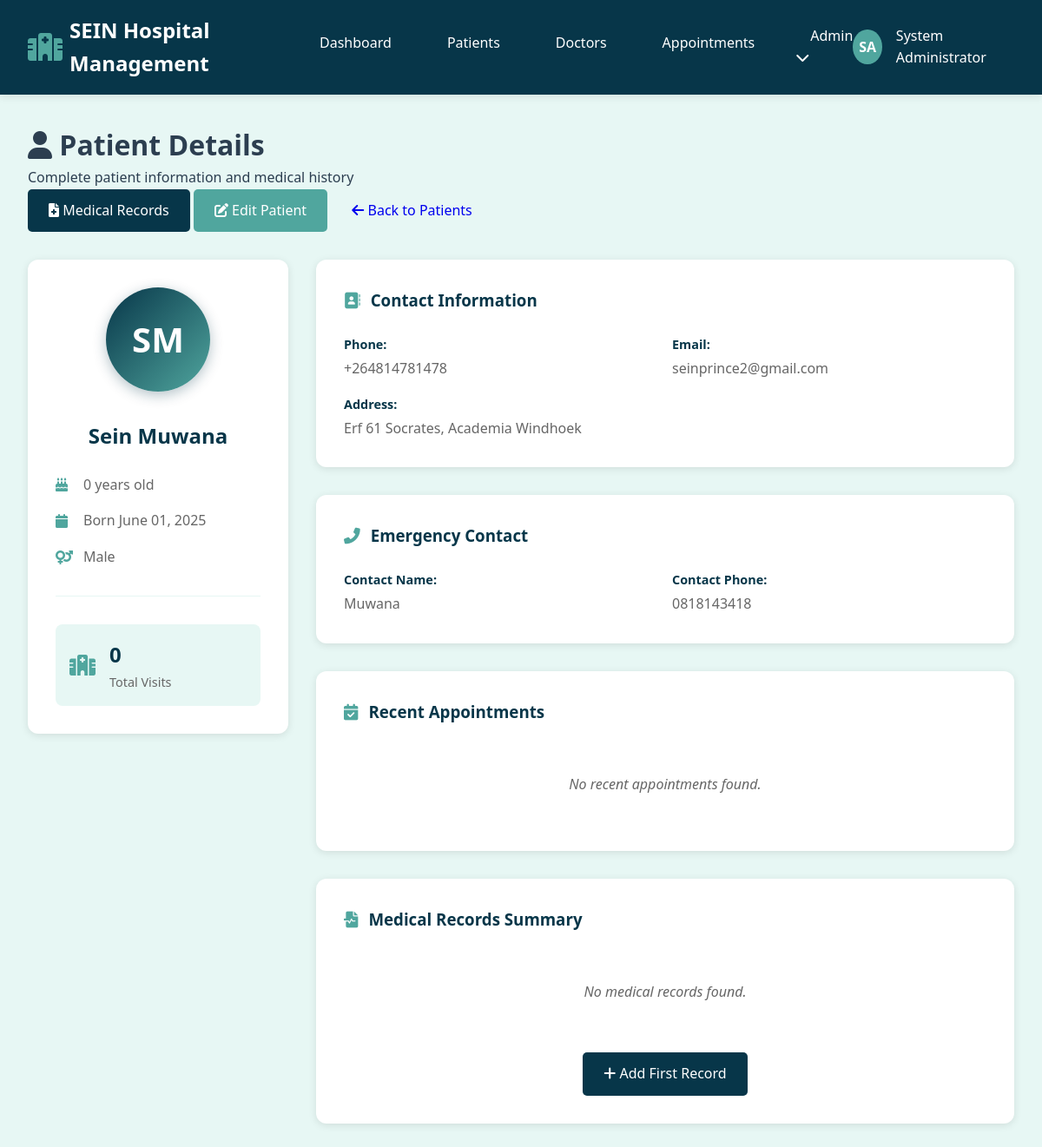
The page /patients/1 (signed in) on the database as committed earlier.
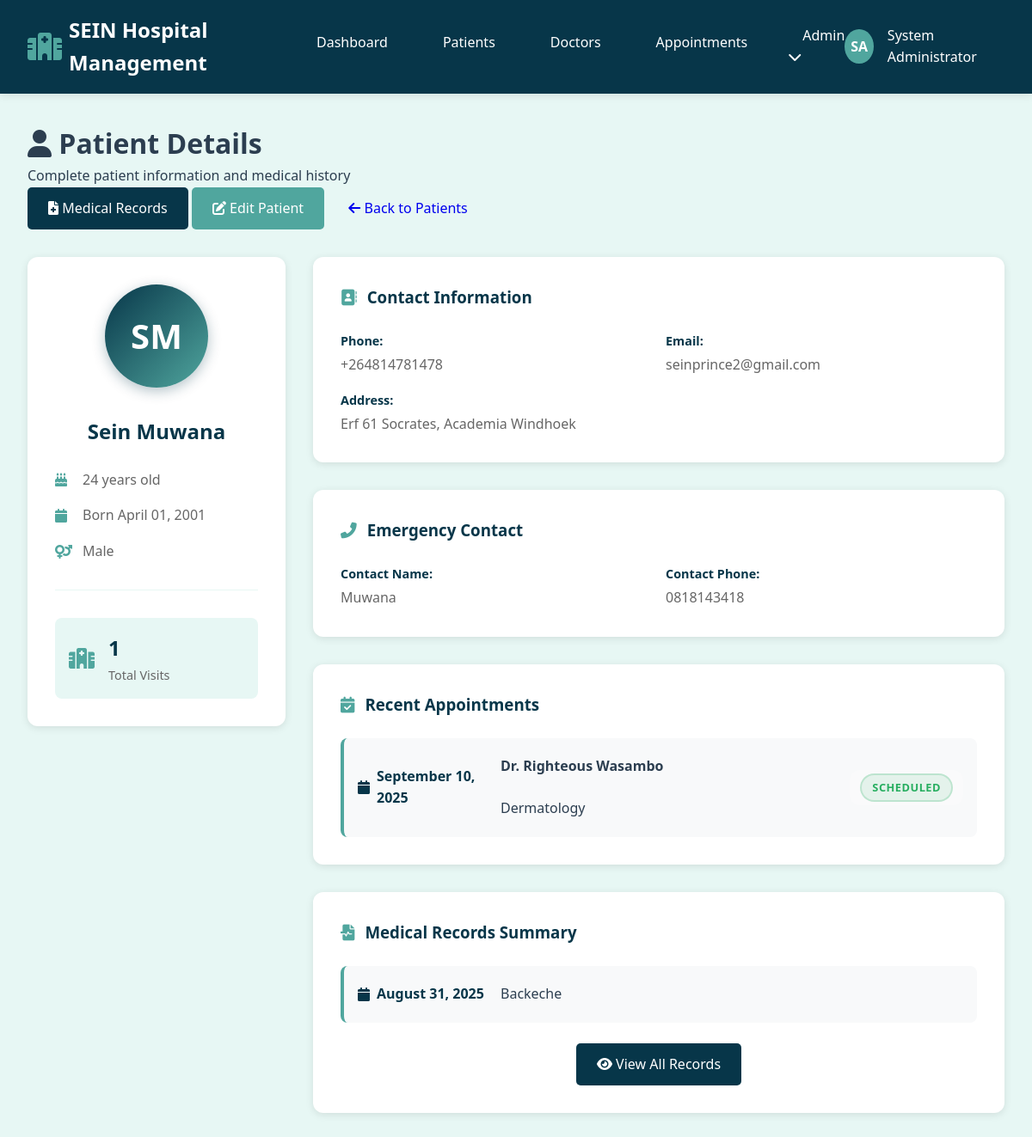
The same page on the database as committed later.
### hospital/app.py (models this page shows)
class Patient(db.Model):
    id = db.Column(db.Integer, primary_key=True)
    first_name = db.Column(db.String(50), nullable=False)
    last_name = db.Column(db.String(50), nullable=False)
    date_of_birth = db.Column(db.Date, nullable=False)
    gender = db.Column(db.String(10), nullable=False)
    phone = db.Column(db.String(20))
    email = db.Column(db.String(100))
    address = db.Column(db.Text)
    emergency_contact = db.Column(db.String(100))
    emergency_phone = db.Column(db.String(20))
    created_at = db.Column(db.DateTime, default=datetime.utcnow)
    appointments = db.relationship('Appointment', backref='patient_ref', lazy=True)
    medical_records = db.relationship('MedicalRecord', backref='patient_ref', lazy=True)
    @property
    def age(self):
        today = date.today()
        return today.year - self.date_of_birth.year - ((today.month, today.day) < (self.date_of_birth.month, self.date_of_birth.day))
    @property
    def admission_count(self):
        return len(self.appointments)

class Appointment(db.Model):
    id = db.Column(db.Integer, primary_key=True)
    patient_id = db.Column(db.Integer, db.ForeignKey('patient.id'), nullable=False)
    doctor_id = db.Column(db.Integer, db.ForeignKey('doctor.id'), nullable=False)
    appointment_date = db.Column(db.Date, nullable=False)
    appointment_time = db.Column(db.Time, nullable=False)
    diagnosis = db.Column(db.Text)
    notes = db.Column(db.Text)
    status = db.Column(db.String(20), default='scheduled')  # scheduled, completed, cancelled
    created_at = db.Column(db.DateTime, default=datetime.utcnow)

class Doctor(db.Model):
    id = db.Column(db.Integer, primary_key=True)
    first_name = db.Column(db.String(50), nullable=False)
    last_name = db.Column(db.String(50), nullable=False)
    phone = db.Column(db.String(20))
    email = db.Column(db.String(100))
    specialization_id = db.Column(db.Integer, db.ForeignKey('specialization.id'), nullable=False)
    license_number = db.Column(db.String(50), unique=True)
    created_at = db.Column(db.DateTime, default=datetime.utcnow)
    appointments = db.relationship('Appointment', backref='doctor_ref', lazy=True)

class Specialization(db.Model):
    id = db.Column(db.Integer, primary_key=True)
    name = db.Column(db.String(100), unique=True, nullable=False)
    doctors = db.relationship('Doctor', backref='specialization_ref', lazy=True)

class MedicalRecord(db.Model):
    id = db.Column(db.Integer, primary_key=True)
    patient_id = db.Column(db.Integer, db.ForeignKey('patient.id'), nullable=False)
    diagnosis = db.Column(db.String(200), nullable=False)
    description = db.Column(db.Text)
    file_path = db.Column(db.String(255))
    file_name = db.Column(db.String(255))
    record_date = db.Column(db.Date, nullable=False)
    created_at = db.Column(db.DateTime, default=datetime.utcnow)

### hospital/app.py (the view)
@app.route('/patients/<int:patient_id>')
def patient_detail(patient_id):
    if 'user_id' not in session:
        return redirect(url_for('login'))
    patient = Patient.query.get_or_404(patient_id)
    recent_appointments = Appointment.query.filter_by(patient_id=patient_id)\
                                         .order_by(Appointment.appointment_date.desc())\
                                         .limit(5).all()
    recent_records = MedicalRecord.query.filter_by(patient_id=patient_id)\
                                       .order_by(MedicalRecord.record_date.desc())\
                                       .limit(5).all()
    return render_template('patients/detail.html',
                         patient=patient,
                         recent_appointments=recent_appointments,
                         recent_records=recent_records)

### hospital/templates/patients/detail.html (shortened to what the changed rows need)
{% extends "base.html" %}
{% block content %}
<div class="page-header">
    <div class="page-title">
        <h1><i class="fas fa-user"></i> Patient Details</h1>
    </div>
</div>
<div class="patient-profile">
    <div class="patient-sidebar">
        <div class="patient-avatar-large">
            <div class="avatar-circle-large">
                {{ patient.first_name[0] }}{{ patient.last_name[0] }}
            </div>
        </div>
        <div class="patient-basic-info">
            <h2>{{ patient.first_name }} {{ patient.last_name }}</h2>
            <div class="info-item">
                <i class="fas fa-birthday-cake"></i>
                <span>{{ patient.age }} years old</span>
            </div>
            <div class="info-item">
                <i class="fas fa-calendar"></i>
                <span>Born {{ patient.date_of_birth.strftime('%B %d, %Y') }}</span>
            </div>
            <div class="info-item">
                <i class="fas fa-venus-mars"></i>
                <span>{{ patient.gender }}</span>
            </div>
            <div class="admission-stats">
                <div class="stat-card">
                    <div>
                        <h3>{{ patient.admission_count }}</h3>
                        <p>Total Visits</p>
                    </div>
                </div>
            </div>
        </div>
    </div>
    <div class="patient-main-content">
        <div class="info-sections">
            <div class="info-section">
                <div class="info-grid">
                    <div class="info-item">
                        <label>Phone:</label>
                        <span>{{ patient.phone or 'Not provided' }}</span>
                    </div>
                    <div class="info-item">
                        <label>Email:</label>
                        <span>{{ patient.email or 'Not provided' }}</span>
                    </div>
                    <div class="info-item full-width">
                        <label>Address:</label>
                        <span>{{ patient.address or 'Not provided' }}</span>
                    </div>
                </div>
            </div>
            <div class="info-section">
                <div class="info-grid">
                    <div class="info-item">
                        <label>Contact Name:</label>
                        <span>{{ patient.emergency_contact or 'Not provided' }}</span>
                    </div>
                    <div class="info-item">
                        <label>Contact Phone:</label>
                        <span>{{ patient.emergency_phone or 'Not provided' }}</span>
                    </div>
                </div>
            </div>
            <div class="info-section">
                <h3><i class="fas fa-calendar-check"></i> Recent Appointments</h3>
                {% if recent_appointments %}
                <div class="appointments-list">
                    {% for appointment in recent_appointments %}
                    <div class="appointment-item">
                        <div class="appointment-date">
                            <i class="fas fa-calendar"></i>
                            {{ appointment.appointment_date.strftime('%B %d, %Y') }}
                        </div>
                        <div class="appointment-details">
                            <p><strong>Dr. {{ appointment.doctor_ref.first_name }} {{ appointment.doctor_ref.last_name }}</strong></p>
                            <p>{{ appointment.doctor_ref.specialization_ref.name }}</p>
                        </div>
                        <div class="appointment-status">
                            <span class="status-badge status-{{ appointment.status.lower() }}">
                                {{ appointment.status }}
                            </span>
                        </div>
                    </div>
                    {% endfor %}
                </div>
                {% else %}
                <p class="no-data">No recent appointments found.</p>
                {% endif %}
            </div>
            <div class="info-section">
                <h3><i class="fas fa-file-medical-alt"></i> Medical Records Summary</h3>
                {% if recent_records %}
                <div class="records-summary">
                    {% for record in recent_records %}
                    <div class="record-item">
                        <div class="record-date">
                            <i class="fas fa-calendar"></i>
                            {{ record.created_at.strftime('%B %d, %Y') }}
                        </div>
                        <div class="record-details">
                            <p>{{ record.diagnosis }}</p>
                        </div>
                    </div>
                    {% endfor %}
                </div>
                <div class="section-actions">
                    <a href="{{ url_for('patient_records', patient_id=patient.id) }}" class="btn btn-primary">
                        <i class="fas fa-eye"></i> View All Records
                    </a>
                </div>
                {% else %}
                <p class="no-data">No medical records found.</p>
                <div class="section-actions">
                    <a href="{{ url_for('add_medical_record', patient_id=patient.id) }}" class="btn btn-primary">
                        <i class="fas fa-plus"></i> Add First Record
                    </a>
                </div>
                {% endif %}
            </div>
        </div>
    </div>
</div>
{% endblock %}

Rows that differ between the two databases and show on the page:
changed Patient "Sein": age "0" → "24"; date_of_birth "June 01, 2025" → "April 01, 2001"
added Appointment: appointment_date "September 10, 2025", doctor_ref.first_name "Righteous", doctor_ref.last_name "Wasambo", doctor_ref.specialization_ref.name "Dermatology", status "SCHEDULED"
added MedicalRecord: created_at "August 31, 2025", diagnosis "Backeche"
Other text that changed with them:
{{ patient.admission_count }}: "0" → "1"
text no longer shown: "No recent appointments found. No medical records found. Add First Record"
text now shown: "View All Records"
